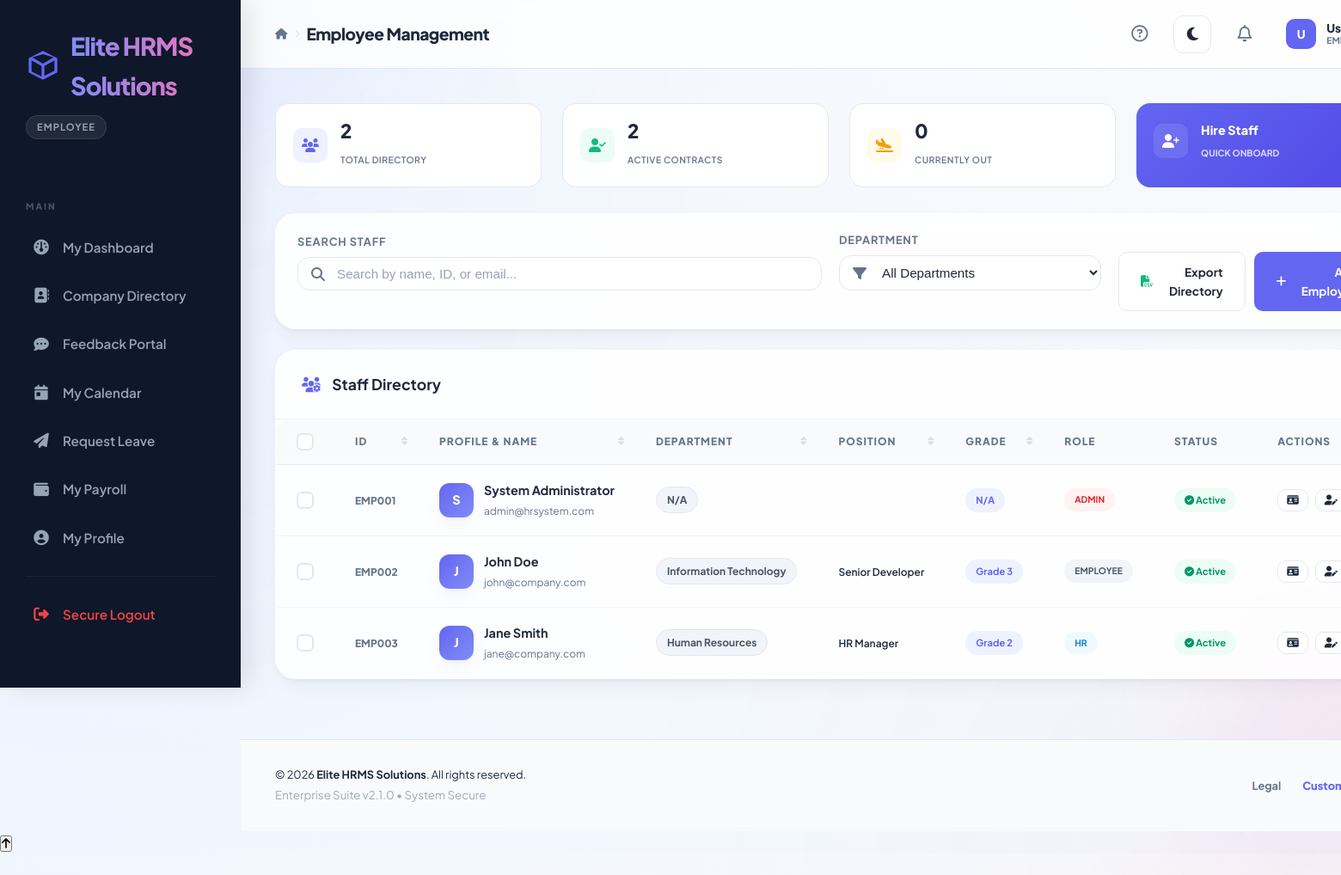
/admin/employees.php, run on the app's committed database.
### tables this page shows
CREATE TABLE system_settings (
    id INT AUTO_INCREMENT PRIMARY KEY,
    setting_key VARCHAR(50) NOT NULL UNIQUE,
    setting_value TEXT,
    updated_at TIMESTAMP DEFAULT CURRENT_TIMESTAMP ON UPDATE CURRENT_TIMESTAMP
);

CREATE TABLE employees (
    id INT AUTO_INCREMENT PRIMARY KEY,
    employee_id VARCHAR(20) UNIQUE NOT NULL,
    username VARCHAR(50) UNIQUE NOT NULL,
    password VARCHAR(255) NOT NULL,
    email VARCHAR(100) UNIQUE NOT NULL,
    full_name VARCHAR(100) NOT NULL,
    phone VARCHAR(20),
    address TEXT,
    department_id INT,
    position VARCHAR(100),
    salary_grade_id INT,
    dob DATE NULL,
    hire_date DATE,
    leave_balance INT DEFAULT 15,
    role ENUM('admin', 'employee', 'hr') DEFAULT 'employee',
    profile_pic VARCHAR(255) NULL,
    ui_accent VARCHAR(20) DEFAULT NULL,
    is_active BOOLEAN DEFAULT TRUE,
    created_at TIMESTAMP DEFAULT CURRENT_TIMESTAMP,
    updated_at TIMESTAMP DEFAULT CURRENT_TIMESTAMP ON UPDATE CURRENT_TIMESTAMP,
    FOREIGN KEY (department_id) REFERENCES departments(id) ON DELETE SET NULL,
    FOREIGN KEY (salary_grade_id) REFERENCES salary_grades(id) ON DELETE SET NULL
);

CREATE TABLE departments (
    id INT AUTO_INCREMENT PRIMARY KEY,
    name VARCHAR(100) NOT NULL UNIQUE,
    code VARCHAR(20) NOT NULL UNIQUE,
    description TEXT,
    manager_id INT NULL,
    budget DECIMAL(12, 2) DEFAULT 0,
    created_at TIMESTAMP DEFAULT CURRENT_TIMESTAMP,
    updated_at TIMESTAMP DEFAULT CURRENT_TIMESTAMP ON UPDATE CURRENT_TIMESTAMP
);

CREATE TABLE salary_grades (
    id INT AUTO_INCREMENT PRIMARY KEY,
    grade_level VARCHAR(20) NOT NULL UNIQUE,
    base_salary DECIMAL(10, 2) NOT NULL,
    housing_allowance DECIMAL(10, 2) DEFAULT 0,
    transport_allowance DECIMAL(10, 2) DEFAULT 0,
    medical_allowance DECIMAL(10, 2) DEFAULT 0,
    created_at TIMESTAMP DEFAULT CURRENT_TIMESTAMP
);

### admin/employees.php (the view, shortened to what the rows shown need)
<?php
require_once '../includes/header.php';
get_header("Employee Management");
$query = "SELECT e.*, d.name as department_name, sg.grade_level
          FROM employees e
          LEFT JOIN departments d ON e.department_id = d.id
          LEFT JOIN salary_grades sg ON e.salary_grade_id = sg.id
          ORDER BY e.created_at DESC";
$employees = mysqli_query($conn, $query);
?>
<div class="card">
    <div class="card-body" style="padding: 0;">
        <div class="table-responsive">
            <table class="data-table" id="employeeTable">
                <thead>
                    <tr>
                        <th style="width: 50px;">
                            <div class="custom-checkbox" id="selectAll"></div>
                        </th>
                        <th class="sortable">ID</th>
                        <th class="sortable">Profile & Name</th>
                        <th class="sortable">Department</th>
                        <th class="sortable">Position</th>
                        <th class="sortable">Grade</th>
                        <th>Role</th>
                        <th>Status</th>
                        <th>Actions</th>
                    </tr>
                </thead>
                <tbody>
                    <?php
                    while ($emp = mysqli_fetch_assoc($employees)):
                    ?>
                    <tr class="employee-row" data-id="<?php echo $emp['id']; ?>" data-dept="<?php echo htmlspecialchars($emp['department_name'] ?? 'N/A'); ?>">
                        <td>
                            <div class="custom-checkbox row-select"></div>
                        </td>
                        <td><small style="font-weight: 800; color: var(--text-muted);"><?php echo $emp['employee_id']; ?></small></td>
                        <td>
                            <div style="display: flex; align-items: center; gap: 12px;">
                                <?php
                                $pic = get_profile_pic($emp);
                                if ($pic): ?>
                                    <img src="<?php echo $pic; ?>" alt="Profile" style="width: 40px; height: 40px; border-radius: 12px; object-fit: cover; border: 2px solid white; box-shadow: var(--shadow-soft);">
                                <?php else: ?>
                                    <div style="width: 40px; height: 40px; background: linear-gradient(135deg, var(--primary), var(--primary-light)); color: white; border-radius: 12px; display: flex; align-items: center; justify-content: center; font-weight: 800; font-size: 0.9rem; flex-shrink: 0; box-shadow: var(--shadow-soft);">
                                        <?php echo strtoupper(substr($emp['full_name'], 0, 1)); ?>
                                    </div>
                                <?php endif; ?>
                                <div>
                                    <strong class="emp-name" style="display: block; color: var(--text-main);"><?php echo htmlspecialchars($emp['full_name']); ?></strong>
                                    <small class="emp-email" style="color: var(--text-muted); font-size: 0.75rem;"><?php echo htmlspecialchars($emp['email']); ?></small>
                                </div>
                            </div>
                        </td>
                        <td><span class="badge badge-secondary" style="background: #f1f5f9; color: #475569; border: 1px solid #e2e8f0;"><?php echo htmlspecialchars($emp['department_name'] ?? 'N/A'); ?></span></td>
                        <td><small style="font-weight: 600;"><?php echo htmlspecialchars($emp['position']); ?></small></td>
                        <td><span class="badge badge-primary" style="font-size: 0.7rem;"><?php echo htmlspecialchars($emp['grade_level'] ?? 'N/A'); ?></span></td>
                        <td>
                            <?php if ($emp['role'] == 'admin'): ?>
                                <span class="badge badge-danger" style="font-size: 0.65rem;">ADMIN</span>
                            <?php elseif ($emp['role'] == 'hr'): ?>
                                <span class="badge badge-info" style="font-size: 0.65rem;">HR</span>
                            <?php else: ?>
                                <span class="badge badge-secondary" style="font-size: 0.65rem;">EMPLOYEE</span>
                            <?php endif; ?>
                        </td>
                        <td>
                            <?php if ($emp['is_active']): ?>
                                <span class="badge badge-success" style="font-size: 0.7rem;"><i class="fas fa-check-circle"></i> Active</span>
                            <?php else: ?>
                                <span class="badge badge-danger" style="font-size: 0.7rem;"><i class="fas fa-times-circle"></i> Inactive</span>
                            <?php endif; ?>
                        </td>
                        <td>
                            <div style="display: flex; gap: 8px;">
                                <div class="has-tooltip">
                                    <a href="employee_view.php?id=<?php echo $emp['id']; ?>" class="btn btn-outline" style="padding: 6px 10px; font-size: 0.75rem;"><i class="fas fa-id-card"></i></a>
                                </div>
                                <div class="has-tooltip">
                                    <a href="employee_edit.php?id=<?php echo $emp['id']; ?>" class="btn btn-outline" style="padding: 6px 10px; font-size: 0.75rem;"><i class="fas fa-user-edit"></i></a>
                                </div>
                            </div>
                        </td>
                    </tr>
                    <?php endwhile; ?>
                </tbody>
            </table>
        </div>
    </div>
</div>
<?php require_once '../includes/footer.php'; ?>

### includes/header.php (shortened to what the rows shown need)
<?php
require_once __DIR__ . '/auth.php';
require_once __DIR__ . '/functions.php';
function get_header($title = "HR Payroll System") {
?>
<!DOCTYPE html>
<html lang="en">
<head>
    <link rel="stylesheet" href="<?php echo BASE_URL; ?>style.css">
    <link rel="stylesheet" href="https://cdnjs.cloudflare.com/ajax/libs/font-awesome/6.4.0/css/all.min.css">
</head>
<body class="sidebar-open">
    <div class="app-container">
        <aside class="sidebar" id="sidebar">
            <div class="sidebar-header">
                <div class="logo-wrapper">
                    <img src="<?php echo BASE_URL; ?>favicon.svg" alt="Logo" width="40">
                    <h2 style="background: linear-gradient(to right, #818cf8, #f472b6, #818cf8); background-size: 200% auto; -webkit-background-clip: text; -webkit-text-fill-color: transparent; animation: textShine 3s linear infinite;"><?php echo get_setting('company_name') ?? 'HRMS'; ?></h2>
                </div>
            </div>
        </aside>
        <main class="main-content">
            <header class="top-bar">
                <div class="top-bar-left">
                    <div class="breadcrumb">
                        <div style="display: flex; align-items: center; gap: 8px;">
                            <h1 style="margin: 0; font-size: 1.2rem;"><?php echo $title; ?></h1>
                        </div>
                    </div>
                </div>
            </header>
            <div class="content-body">
<?php
}
?>

### includes/footer.php (shortened to what the rows shown need)
            </div>
            <footer class="app-footer no-print" style="padding: 30px 40px; border-top: 1px solid var(--border); display: flex; justify-content: space-between; align-items: center; background: var(--bg-app); margin-top: auto;">
                <div>
                    <p style="font-size: 0.8rem; color: var(--text-main); margin: 0;">&copy; <?php echo date('Y'); ?> <strong><?php echo get_setting('company_name') ?? 'Elite HRMS'; ?></strong>. All rights reserved.</p>
                </div>
            </footer>
        </main>
    </div>
</body>
</html>

### data on the page
system_settings: setting_value "Elite HRMS Solutions"
employees: employee "EMP001", full_name "S", full_name "System Administrator", email "admin@hrsystem.com", department_name "N/A", grade_level "N/A", role "ADMIN", is_active 1 (drawn)
employees: employee "EMP002", full_name "J", full_name "John Doe", email "john@company.com", department.name "Information Technology", position "Senior Developer", salary_grade.grade_level "Grade 3", role "EMPLOYEE", is_active 1 (drawn)
employees: employee "EMP003", full_name "J", full_name "Jane Smith", email "jane@company.com", department.name "Human Resources", position "HR Manager", salary_grade.grade_level "Grade 2", role "HR", is_active 1 (drawn)

### other printed values
$role "EMPLOYEE"
$title "Employee Management"
substr($user['full_name'] ?? 'U', 0, 1) "U"
$total_staff "2"
$active_staff "2"
$on_leave "0"
